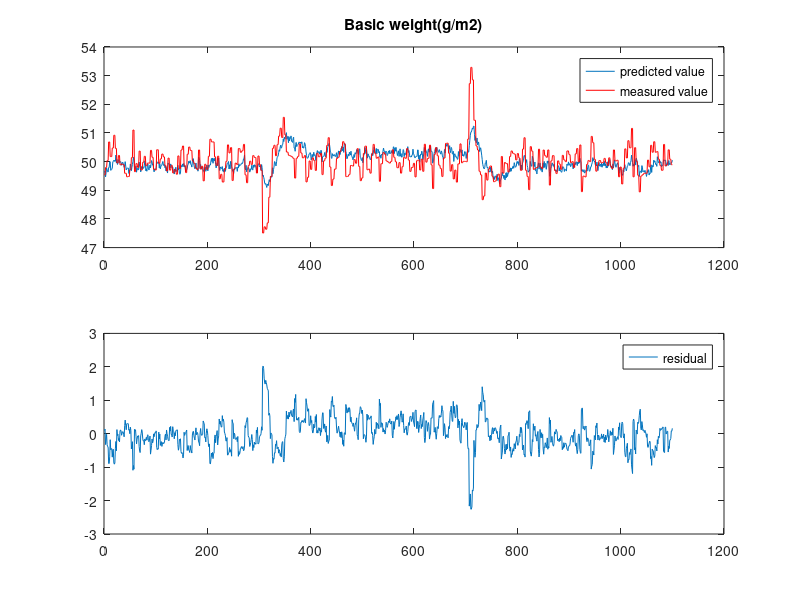
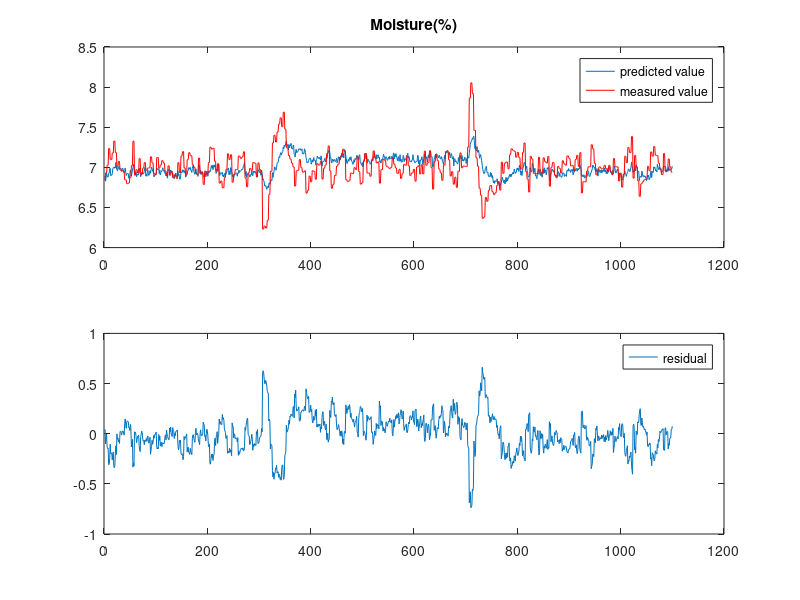

The MATLAB script that drew these images, in order:
%% PLS
% Simple example of PLS algorithm for monitoring quality measurements of a
% paper machine
%%

load PLSexample1.mat;
X=paper_making_data(1:300,1:9);% faultless data are used for model training
Y=paper_making_data(1:300,10:11);% the last two columns are the quality variables
Xt=paper_making_data(:,1:9);% testing data is the whole data set
Yt=paper_making_data(:,10:11);% testing data is the whole data set


% Scaling
[ax,MU,SIGMA]=zscore(X);
[ay,MUy,SIGMAy]=zscore(Y);

Ax=zscore(Xt); %scale the testing data
[Xl,Yl,XS,YS,BETA] = plsregress(ax,ay,5);
BETA=BETA(2:end,:); % delete intercep vector from BETA

ayp=Ax*BETA;% model predict

ayp=ayp*diag(SIGMAy)+ones(1100,1)*MUy;% scaled model prediction to the original value

% Ploting prediction
figure;
subplot(2,1,1);
plot(ayp(:,1));
title('Basic weight(g/m2)');
hold on;
plot(Yt(:,1), 'r');
legend('predicted value', 'measured value')
subplot(2,1,2);
plot(ayp(:,1)-Yt(:,1));
legend('residual')


figure;
subplot(2,1,1);
plot(ayp(:,2));
title('Moisture(%)');
hold on;
plot(Yt(:,2), 'r');
legend('predicted value', 'measured value')
subplot(2,1,2);
plot(ayp(:,2)-Yt(:,2));
legend('residual');
